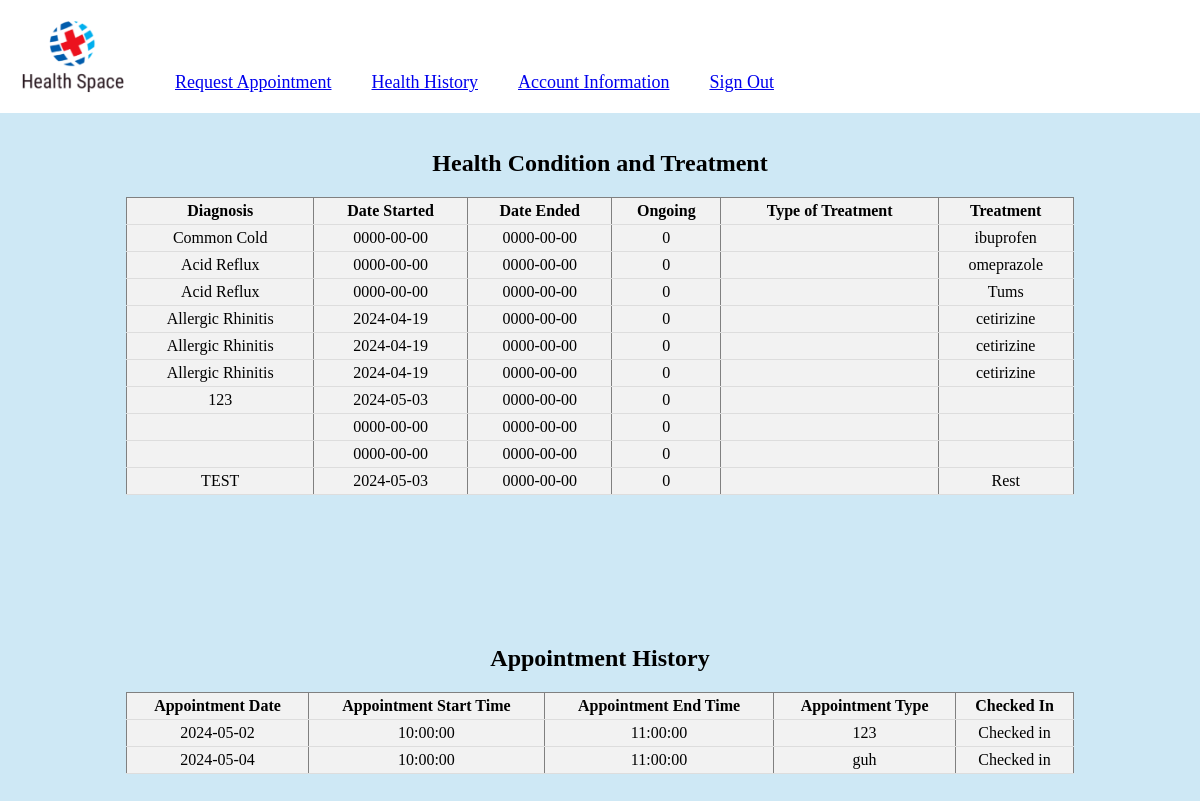
The app's page /PatientPHP/healthHistory.php (signed in) with its own data.
### tables this page shows
CREATE TABLE `patient` (
  `patient_id` int(11) NOT NULL,
  `first_name` text NOT NULL,
  `surname` text NOT NULL,
  `dob` date NOT NULL,
  `email` text NOT NULL,
  `password` text NOT NULL,
  `street_address` text NOT NULL,
  `city` text NOT NULL,
  `postcode` text NOT NULL
);

CREATE TABLE `appointment` (
  `appointment_id` int(11) NOT NULL,
  `staff_id` int(11) DEFAULT NULL,
  `day_of_week` date NOT NULL,
  `start_time` time NOT NULL,
  `end_time` time NOT NULL,
  `appointment_status` text DEFAULT NULL,
  `during_appointment` text NOT NULL,
  `check_in_status` text NOT NULL
);

### PatientPHP/healthHistory.php (the view, shortened to what this page needs)
<?php
include("../Include/db_connection.php");
include("../Include/patientHeader.php");
$patient_id = $_SESSION['patient_id'];
$sql_health_condition = "SELECT patient.first_name,
                                health_condition.diagnosis,
                                health_condition.date_started,
                                health_condition.date_ended,
                                health_condition.ongoing,
                                treatment.type,
                                treatment.treatment
                        FROM patient
                        INNER JOIN health_condition ON patient.patient_id = health_condition.patient_id
                        LEFT JOIN treatment ON health_condition.health_condition_id = treatment.health_condition_id
                        WHERE patient.patient_id = $patient_id";
$result_health_condition = $conn->query($sql_health_condition);
?>
<!DOCTYPE html>
<html lang="en">
<head>
    <link rel="stylesheet" href="../CSS/style.css">
</head>
<body>
    <div class="table-container">
        <?php
        if ($result_health_condition->num_rows > 0) {
            echo "<h2>Health Condition and Treatment</h2>";
            echo "<table border='1'>
                    <tr>
                        <th>Diagnosis</th>
                        <th>Date Started</th>
                        <th>Date Ended</th>
                        <th>Ongoing</th>
                        <th>Type of Treatment</th>
                        <th>Treatment</th>
                    </tr>";
            while ($row = $result_health_condition->fetch_assoc()) {
                echo "<tr>
                        <td>" . $row["diagnosis"] . "</td>
                        <td>" . $row["date_started"] . "</td>
                        <td>" . $row["date_ended"] . "</td>
                        <td>" . $row["ongoing"] . "</td>
                        <td>" . $row["type"] . "</td>
                        <td>" . $row["treatment"] . "</td>
                    </tr>";
            }
            echo "</table>";
        } else {
            echo "<h2>Health Condition and Treatment</h2>";
            echo "0 results";
        }
        $sql_appointment = "SELECT patient.first_name,
                                    appointment.day_of_week,
                                    appointment.start_time,
                                    appointment.end_time,
                                    appointment.during_appointment,
                                    appointment.check_in_status
                            FROM patient
                            INNER JOIN appointment_request ON patient.patient_id = appointment_request.patient_id
                            INNER JOIN appointment ON appointment_request.appointment_id = appointment.appointment_id
                            WHERE patient.patient_id = $patient_id";
        $result_appointment = $conn->query($sql_appointment);
        if ($result_appointment->num_rows > 0) {
            echo "<div class='table-container'>";
            echo "<h2>Appointment History</h2>";
            echo "<table border='1'>
                    <tr>
                        <th>Appointment Date</th>
                        <th>Appointment Start Time</th>
                        <th>Appointment End Time</th>
                        <th>Appointment Type</th>
                        <th>Checked In</th>
                    </tr>";
            while ($row = $result_appointment->fetch_assoc()) {
                echo "<tr>
                        <td>" . $row["day_of_week"] . "</td>
                        <td>" . $row["start_time"] . "</td>
                        <td>" . $row["end_time"] . "</td>
                        <td>" . $row["during_appointment"] . "</td>
                        <td>" . $row["check_in_status"] . "</td>
                    </tr>";
            }
            echo "</table>";
            echo "</div>";
        } else {
            echo "<div class='table-container'>";
            echo "<h2>Appointment History</h2>";
            echo "0 results";
            echo "</div>";
        }
        ?>
    </div>
</body>
</html>

### CSS/style.css (style rules this page uses)
body { background-color: #b0daef9d; margin-bottom: 50px; }
.table-container { margin: 250px auto; }
table { border-collapse: collapse; width: 80%; margin: 0px auto; background-color: #f2f2f2; }
th, td { padding: 4px; text-align: center; border-bottom: 1px solid #ddd; }
h2 { text-align: center; }
.table-container { width: 100%; margin: 150px auto; }

### records on screen
patient: appointment.day_of_week "2024-05-02", appointment.start_time "10:00:00", appointment.end_time "11:00:00", appointment.during_appointment "123", appointment.check_in_status "Checked in", appointment.day_of_week "2024-05-04", appointment.during_appointment "guh"

### other values on screen
$row["diagnosis"] "Common Cold"
$row["date_started"] "0000-00-00"
$row["date_ended"] "0000-00-00"
$row["ongoing"] "0"
$row["treatment"] "ibuprofen"
$row["diagnosis"] "Acid Reflux"
$row["treatment"] "omeprazole"
$row["treatment"] "Tums"
$row["diagnosis"] "Allergic Rhinitis"
$row["date_started"] "2024-04-19"
$row["treatment"] "cetirizine"
$row["diagnosis"] "123"
$row["date_started"] "2024-05-03"
$row["diagnosis"] "TEST"
$row["treatment"] "Rest"
